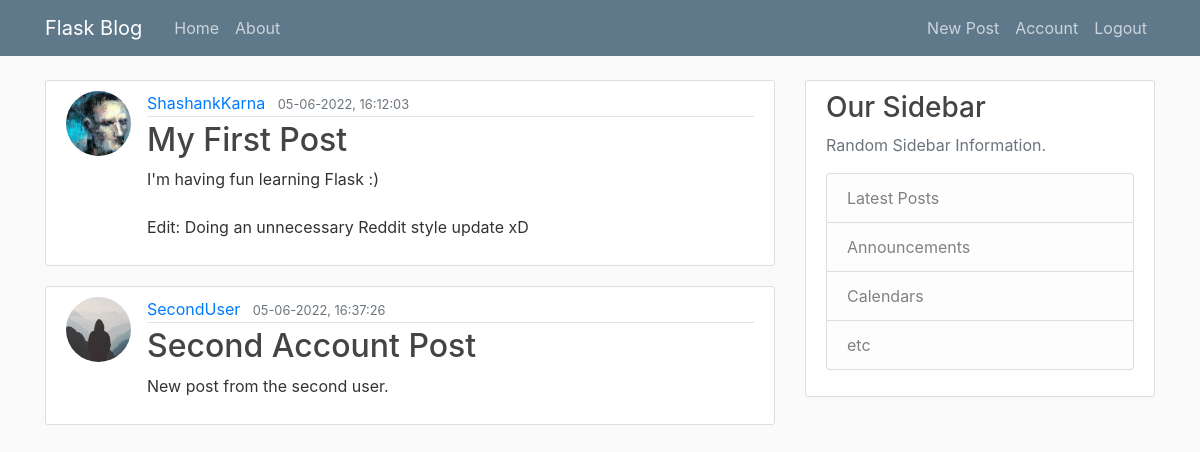
Screenshot of /home (signed in) with the database file from the repository.
### flaskblog/models.py (models this page shows, shortened)
class Post(db.Model):
    id = db.Column(db.Integer, primary_key=True)
    title = db.Column(db.String(100), nullable=False)
    date_posted = db.Column(db.DateTime, nullable=False, default=datetime.utcnow)
    content = db.Column(db.Text, nullable=False)
    user_id = db.Column(db.Integer, db.ForeignKey("user.id"), nullable=False)

class User(db.Model, UserMixin):
    id = db.Column(db.Integer, primary_key=True)
    username = db.Column(db.String(20), unique=True, nullable=False)
    email = db.Column(db.String(120), unique=True, nullable=False)
    image_file = db.Column(db.String(20), nullable=False, default="default.jpg")
    password = db.Column(db.String(60), nullable=False)
    posts = db.relationship("Post", backref="author", lazy=True)

### flaskblog/routes.py (the view)
@app.route("/")
@app.route("/home")
def home():
    posts = Post.query.all()
    return render_template("home.html", posts=posts)

### flaskblog/models.py (called while the page is built)
@login_manager.user_loader
def load_user(user_id):
    return User.query.get(int(user_id))

### flaskblog/templates/home.html
{% extends "layout.html" %}
{% block content %}
{% for post in posts %}
<article class="media content-section">
    <img class="rounded-circle article-img" src="{{ url_for('static', filename='profile_pics/' + post.author.image_file) }}">
    <div class="media-body">
        <div class="article-metadata">
            <a class="mr-2" href="#">{{ post.author.username }}</a>
            <small class="text-muted">{{ post.date_posted.strftime('%d-%m-%Y, %H:%M:%S') }}</small>
        </div>
        <h2><a class="article-title" href="{{ url_for('post', post_id=post.id) }}">{{ post.title }}</a></h2>
        <p class="article-content">{{ post.content }}</p>
    </div>
</article>
{% endfor %}
{% endblock content %}

### flaskblog/static/main.css (style rules this page uses)
body { background: #fafafa; color: #333333; margin-top: 5rem; }
h1, h2, h3, h4, h5, h6 { color: #444444; }
.content-section { background: #ffffff; padding: 10px 20px; border: 1px solid #dddddd; border-radius: 3px; margin-bottom: 20px; }
.article-title { color: #444444; }
.article-content { white-space: pre-line; }
.article-img { height: 65px; width: 65px; margin-right: 16px; }
.article-metadata { padding-bottom: 1px; margin-bottom: 4px; border-bottom: 1px solid #e3e3e3 }

### rows the page displays
Post: image_file (picture), author.username "ShashankKarna", date_posted "05-06-2022, 16:12:03", title "My First Post", content "I'm having fun learning Flask :) Edit: Doing an unnecessary Reddit style update xD"
Post: image_file (placeholder picture), author.username "SecondUser", date_posted "05-06-2022, 16:37:26", title "Second Account Post", content "New post from the second user."
